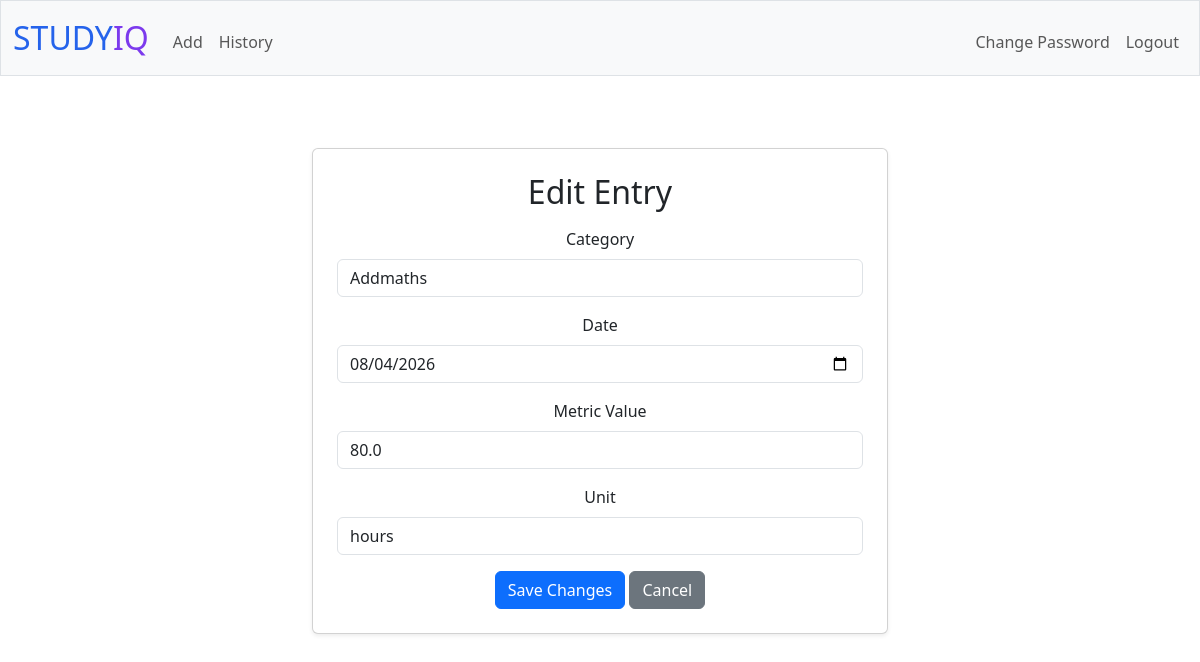
/edit/3 (signed in), run on the app's committed database.
### tables this page shows
CREATE TABLE entries (id INTEGER PRIMARY KEY AUTOINCREMENT, user_id INTEGER NOT NULL, category TEXT NOT NULL, metric_value REAL NOT NULL, date TEXT NOT NULL, unit TEXT, FOREIGN KEY(user_id) REFERENCES users(id));

### app.py (the view)
@app.route("/edit/<int:id>", methods=["POST", "GET"])
@login_required
def edit(id):
    user_id = session["user_id"]
    if request.method == "POST":
        category = request.form.get("category")
        date = request.form.get("date")
        metric_value = request.form.get("metric_value")
        unit = request.form.get("unit")
        db.execute("UPDATE entries SET category=?, date=?, metric_value=?, unit=? WHERE id=? AND user_id=?", category, date, metric_value, unit, id, user_id)
        return redirect("/")
    else:
        entries = db.execute("SELECT * FROM entries WHERE id=? AND user_id=?", id, user_id)
        if not entries:
            return apology("Entry not found", 403)
        entry = entries[0]
        return render_template("edit.html", entry=entry)

### app.py (called while the page is built)
@app.after_request
def after_request(response):
    response.headers["Cache-Control"] = "no-cache, no-store, must-revalidate"
    response.headers["Expires"] = 0
    response.headers["Pragma"] = "no-cache"
    return response

### helpers.py (called while the page is built)
def login_required(f):
    @wraps(f)
    def decorated_function(*args, **kwargs):
        if session.get("user_id") is None:
            return redirect("/login")
        return f(*args, **kwargs)
    return decorated_function

### templates/edit.html (shortened to what this page needs)
{% extends "layout.html" %}
{% block main %}
    <div class="container mt-4" style="max-width: 600px">
        <div class="card shadow-sm p-4">
            <h2 class="mb-3">Edit Entry</h2>
            <form action="/edit/{{ entry.id }}" method="post">
                <div class="mb-3">
                    <label for="category" class="form-label">Category</label>
                    <input autocomplete="off" class="form-control" type="text" id="category" name="category" value="{{ entry.category }}">
                </div>
                <div class="mb-3">
                    <label for="date" class="form-label">Date</label>
                    <input autocomplete="off" class="form-control" type="date" name="date" id="date" value="{{ entry.date }}">
                </div>
                <div class="mb-3">
                    <label for="metric_value" class="form-label">Metric Value</label>
                    <input autocomplete="off" class="form-control" type="number" step="any" name="metric_value" id="metric_value" value="{{ entry.metric_value }}"></input>
                </div>
                <div class="mb-3">
                    <label for="unit" class="form-label">Unit</label>
                    <input autocomplete="off" class="form-control" type="text" name="unit" id="unit" value="{{ entry.unit }}">
                </div>
                <button class="btn btn-primary" type="submit">Save Changes</button>
                <a href="/history" class="btn btn-secondary">Cancel</a>
            </form>
        </div>
    </div>
{% endblock %}

### static/style.css (style rules this page uses)
.card { transition: transform 0.2s ease, box-shadow 0.2s ease; }

### data on the page
entries: category "Addmaths", date "08/04/2026", metric_value "80.0", unit "hours"
